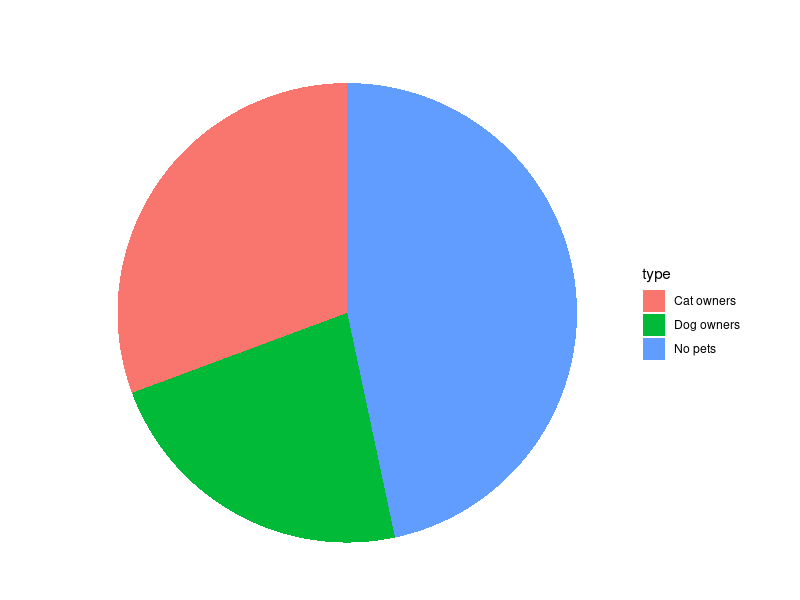

Generate this figure with R:
# ----------------------------------------------------------
# Filename: barchart.ggplot2.R 
# ---------------------------------------------------------- 
#   Author: David Macro (david@dataim.nl)
#     Date: 2024-03-24
#  Purpose: 
# ----------------------------------------------------------
# 

rm(list=ls())
library(data.table)
library(ggplot2)

set.seed(1234)

# Sample data
dt <- data.table(type   = c('Cat owners', 'Dog owners', 'No pets'), 
    counts =  c(23, 17, 35)) 

# Now for comparison, suppose we wanted to do this via ggplot2: 

p.ggplot2 <- ggplot(dt, aes(x = "", y = counts, fill=type)) +
             geom_bar(stat = "identity") +
             coord_polar("y", start = 0) +
             labs(x = "User type", y = "Aantal", title = "") +
             theme_void() 
 
# Display the plot
print(p.ggplot2)


# Show the plot



